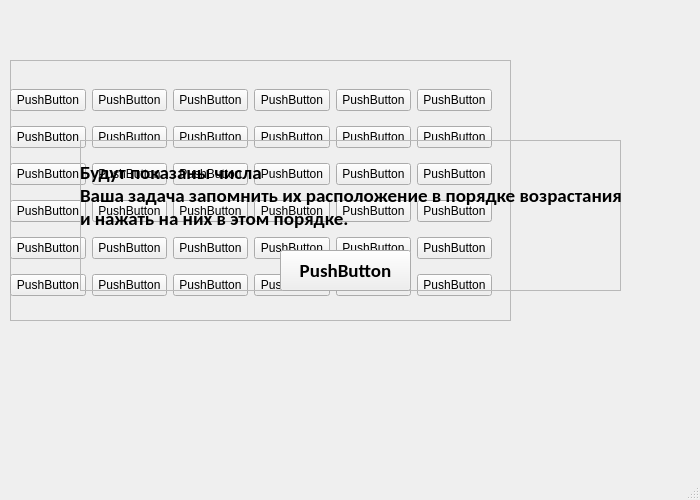
<?xml version="1.0" encoding="UTF-8"?>
<ui version="4.0">
 <class>MainWindow</class>
 <widget class="QMainWindow" name="MainWindow">
  <property name="geometry">
   <rect>
    <x>0</x>
    <y>0</y>
    <width>700</width>
    <height>500</height>
   </rect>
  </property>
  <property name="windowTitle">
   <string>MainWindow</string>
  </property>
  <widget class="QWidget" name="centralwidget">
   <property name="enabled">
    <bool>true</bool>
   </property>
   <widget class="QFrame" name="frame">
    <property name="geometry">
     <rect>
      <x>10</x>
      <y>60</y>
      <width>501</width>
      <height>261</height>
     </rect>
    </property>
    <property name="frameShape">
     <enum>QFrame::StyledPanel</enum>
    </property>
    <property name="frameShadow">
     <enum>QFrame::Raised</enum>
    </property>
    <widget class="QWidget" name="gridLayoutWidget">
     <property name="geometry">
      <rect>
       <x>0</x>
       <y>20</y>
       <width>482</width>
       <height>231</height>
      </rect>
     </property>
     <layout class="QGridLayout" name="gridLayout">
      <item row="3" column="4">
       <widget class="QPushButton" name="pushButton_27">
        <property name="text">
         <string>PushButton</string>
        </property>
       </widget>
      </item>
      <item row="1" column="4">
       <widget class="QPushButton" name="pushButton_30">
        <property name="text">
         <string>PushButton</string>
        </property>
       </widget>
      </item>
      <item row="2" column="4">
       <widget class="QPushButton" name="pushButton_29">
        <property name="text">
         <string>PushButton</string>
        </property>
       </widget>
      </item>
      <item row="5" column="4">
       <widget class="QPushButton" name="pushButton_28">
        <property name="text">
         <string>PushButton</string>
        </property>
       </widget>
      </item>
      <item row="3" column="5">
       <widget class="QPushButton" name="pushButton_34">
        <property name="text">
         <string>PushButton</string>
        </property>
       </widget>
      </item>
      <item row="6" column="4">
       <widget class="QPushButton" name="pushButton_31">
        <property name="text">
         <string>PushButton</string>
        </property>
       </widget>
      </item>
      <item row="6" column="5">
       <widget class="QPushButton" name="pushButton_32">
        <property name="text">
         <string>PushButton</string>
        </property>
       </widget>
      </item>
      <item row="2" column="5">
       <widget class="QPushButton" name="pushButton_35">
        <property name="text">
         <string>PushButton</string>
        </property>
       </widget>
      </item>
      <item row="5" column="5">
       <widget class="QPushButton" name="pushButton_33">
        <property name="text">
         <string>PushButton</string>
        </property>
       </widget>
      </item>
      <item row="1" column="5">
       <widget class="QPushButton" name="pushButton_36">
        <property name="text">
         <string>PushButton</string>
        </property>
       </widget>
      </item>
      <item row="6" column="0">
       <widget class="QPushButton" name="pushButton_11">
        <property name="text">
         <string>PushButton</string>
        </property>
       </widget>
      </item>
      <item row="5" column="0">
       <widget class="QPushButton" name="pushButton_10">
        <property name="text">
         <string>PushButton</string>
        </property>
       </widget>
      </item>
      <item row="1" column="1">
       <widget class="QPushButton" name="pushButton_12">
        <property name="text">
         <string>PushButton</string>
        </property>
       </widget>
      </item>
      <item row="3" column="1">
       <widget class="QPushButton" name="pushButton_16">
        <property name="text">
         <string>PushButton</string>
        </property>
       </widget>
      </item>
      <item row="5" column="1">
       <widget class="QPushButton" name="pushButton_17">
        <property name="text">
         <string>PushButton</string>
        </property>
       </widget>
      </item>
      <item row="1" column="3">
       <widget class="QPushButton" name="pushButton_14">
        <property name="text">
         <string>PushButton</string>
        </property>
       </widget>
      </item>
      <item row="2" column="1">
       <widget class="QPushButton" name="pushButton_15">
        <property name="text">
         <string>PushButton</string>
        </property>
       </widget>
      </item>
      <item row="1" column="2">
       <widget class="QPushButton" name="pushButton_13">
        <property name="text">
         <string>PushButton</string>
        </property>
       </widget>
      </item>
      <item row="5" column="2">
       <widget class="QPushButton" name="pushButton_19">
        <property name="text">
         <string>PushButton</string>
        </property>
       </widget>
      </item>
      <item row="2" column="2">
       <widget class="QPushButton" name="pushButton_21">
        <property name="text">
         <string>PushButton</string>
        </property>
       </widget>
      </item>
      <item row="3" column="2">
       <widget class="QPushButton" name="pushButton_20">
        <property name="text">
         <string>PushButton</string>
        </property>
       </widget>
      </item>
      <item row="6" column="2">
       <widget class="QPushButton" name="pushButton_22">
        <property name="text">
         <string>PushButton</string>
        </property>
       </widget>
      </item>
      <item row="6" column="1">
       <widget class="QPushButton" name="pushButton_18">
        <property name="text">
         <string>PushButton</string>
        </property>
       </widget>
      </item>
      <item row="2" column="3">
       <widget class="QPushButton" name="pushButton_23">
        <property name="text">
         <string>PushButton</string>
        </property>
       </widget>
      </item>
      <item row="6" column="3">
       <widget class="QPushButton" name="pushButton_26">
        <property name="text">
         <string>PushButton</string>
        </property>
       </widget>
      </item>
      <item row="5" column="3">
       <widget class="QPushButton" name="pushButton_25">
        <property name="text">
         <string>PushButton</string>
        </property>
       </widget>
      </item>
      <item row="3" column="3">
       <widget class="QPushButton" name="pushButton_24">
        <property name="text">
         <string>PushButton</string>
        </property>
       </widget>
      </item>
      <item row="0" column="0">
       <widget class="QPushButton" name="pushButton">
        <property name="text">
         <string>PushButton</string>
        </property>
       </widget>
      </item>
      <item row="2" column="0">
       <widget class="QPushButton" name="pushButton_3">
        <property name="text">
         <string>PushButton</string>
        </property>
       </widget>
      </item>
      <item row="1" column="0">
       <widget class="QPushButton" name="pushButton_2">
        <property name="text">
         <string>PushButton</string>
        </property>
       </widget>
      </item>
      <item row="3" column="0">
       <widget class="QPushButton" name="pushButton_4">
        <property name="text">
         <string>PushButton</string>
        </property>
       </widget>
      </item>
      <item row="0" column="1">
       <widget class="QPushButton" name="pushButton_5">
        <property name="text">
         <string>PushButton</string>
        </property>
       </widget>
      </item>
      <item row="0" column="3">
       <widget class="QPushButton" name="pushButton_7">
        <property name="text">
         <string>PushButton</string>
        </property>
       </widget>
      </item>
      <item row="0" column="5">
       <widget class="QPushButton" name="pushButton_9">
        <property name="text">
         <string>PushButton</string>
        </property>
       </widget>
      </item>
      <item row="0" column="4">
       <widget class="QPushButton" name="pushButton_8">
        <property name="text">
         <string>PushButton</string>
        </property>
       </widget>
      </item>
      <item row="0" column="2">
       <widget class="QPushButton" name="pushButton_6">
        <property name="text">
         <string>PushButton</string>
        </property>
       </widget>
      </item>
     </layout>
    </widget>
   </widget>
   <widget class="QFrame" name="frame_2">
    <property name="geometry">
     <rect>
      <x>80</x>
      <y>140</y>
      <width>541</width>
      <height>151</height>
     </rect>
    </property>
    <property name="font">
     <font>
      <family>Calibri</family>
      <pointsize>14</pointsize>
      <weight>75</weight>
      <bold>true</bold>
     </font>
    </property>
    <property name="frameShape">
     <enum>QFrame::StyledPanel</enum>
    </property>
    <property name="frameShadow">
     <enum>QFrame::Raised</enum>
    </property>
    <widget class="QLabel" name="label">
     <property name="geometry">
      <rect>
       <x>0</x>
       <y>0</y>
       <width>541</width>
       <height>111</height>
      </rect>
     </property>
     <property name="layoutDirection">
      <enum>Qt::RightToLeft</enum>
     </property>
     <property name="text">
      <string>Будут показаны числа
Ваша задача запомнить их расположение в порядке возрастания,
и нажать на них в этом порядке.</string>
     </property>
    </widget>
    <widget class="QPushButton" name="pushButton_37">
     <property name="geometry">
      <rect>
       <x>200</x>
       <y>110</y>
       <width>131</width>
       <height>41</height>
      </rect>
     </property>
     <property name="text">
      <string>PushButton</string>
     </property>
    </widget>
   </widget>
  </widget>
  <widget class="QMenuBar" name="menubar">
   <property name="geometry">
    <rect>
     <x>0</x>
     <y>0</y>
     <width>700</width>
     <height>21</height>
    </rect>
   </property>
  </widget>
  <widget class="QStatusBar" name="statusbar"/>
 </widget>
 <resources/>
 <connections/>
</ui>
